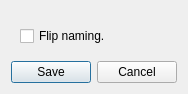
<?xml version="1.0" encoding="UTF-8"?>
<ui version="4.0">
 <class>NamingDialog</class>
 <widget class="QDialog" name="NamingDialog">
  <property name="geometry">
   <rect>
    <x>0</x>
    <y>0</y>
    <width>174</width>
    <height>88</height>
   </rect>
  </property>
  <property name="windowTitle">
   <string>Naming Options - Lightscreen</string>
  </property>
  <layout class="QVBoxLayout" name="verticalLayout">
   <item>
    <widget class="QWidget" name="container" native="true">
     <layout class="QVBoxLayout" name="verticalLayout_11">
      <property name="margin">
       <number>9</number>
      </property>
      <item>
       <widget class="QStackedWidget" name="stack">
        <property name="currentIndex">
         <number>1</number>
        </property>
        <widget class="QWidget" name="numericStackPage">
         <property name="sizePolicy">
          <sizepolicy hsizetype="Ignored" vsizetype="Ignored">
           <horstretch>0</horstretch>
           <verstretch>0</verstretch>
          </sizepolicy>
         </property>
         <layout class="QGridLayout" name="namePageLayout">
          <property name="margin">
           <number>0</number>
          </property>
          <item row="0" column="0">
           <widget class="QLabel" name="leadingZerosLabel">
            <property name="text">
             <string>Leading zeros:</string>
            </property>
           </widget>
          </item>
          <item row="0" column="1">
           <widget class="QSpinBox" name="leadingZerosSpinBox">
            <property name="buttonSymbols">
             <enum>QAbstractSpinBox::PlusMinus</enum>
            </property>
            <property name="suffix">
             <string notr="true"/>
            </property>
            <property name="minimum">
             <number>0</number>
            </property>
            <property name="maximum">
             <number>25</number>
            </property>
            <property name="value">
             <number>0</number>
            </property>
           </widget>
          </item>
          <item row="0" column="2">
           <spacer name="horizontalSpacer_2">
            <property name="orientation">
             <enum>Qt::Horizontal</enum>
            </property>
            <property name="sizeHint" stdset="0">
             <size>
              <width>40</width>
              <height>20</height>
             </size>
            </property>
           </spacer>
          </item>
         </layout>
        </widget>
        <widget class="QWidget" name="dateStackPage">
         <property name="sizePolicy">
          <sizepolicy hsizetype="Ignored" vsizetype="Ignored">
           <horstretch>0</horstretch>
           <verstretch>0</verstretch>
          </sizepolicy>
         </property>
         <layout class="QGridLayout" name="gridLayout_3">
          <property name="horizontalSpacing">
           <number>0</number>
          </property>
          <property name="margin">
           <number>0</number>
          </property>
          <item row="0" column="0">
           <widget class="QLabel" name="dateFormatLabel">
            <property name="text">
             <string>Date Format:</string>
            </property>
           </widget>
          </item>
          <item row="0" column="3">
           <spacer name="horizontalSpacer">
            <property name="orientation">
             <enum>Qt::Horizontal</enum>
            </property>
            <property name="sizeHint" stdset="0">
             <size>
              <width>1</width>
              <height>1</height>
             </size>
            </property>
           </spacer>
          </item>
          <item row="1" column="2">
           <widget class="QLabel" name="dateHelpLabel">
            <property name="font">
             <font>
              <pointsize>10</pointsize>
             </font>
            </property>
            <property name="styleSheet">
             <string notr="true">margin-left: 4px</string>
            </property>
            <property name="text">
             <string notr="true"> &lt;a href=&quot;http://lightscreen.sourceforge.net/help/date&quot;&gt;[?]&lt;/a&gt;</string>
            </property>
            <property name="alignment">
             <set>Qt::AlignCenter</set>
            </property>
           </widget>
          </item>
          <item row="1" column="0">
           <widget class="QComboBox" name="dateFormatComboBox">
            <property name="editable">
             <bool>true</bool>
            </property>
            <item>
             <property name="text">
              <string notr="true">yyyy-MM-dd</string>
             </property>
            </item>
            <item>
             <property name="text">
              <string notr="true">yyyy-MM-dd HH.mm.ss</string>
             </property>
            </item>
           </widget>
          </item>
         </layout>
        </widget>
        <widget class="QWidget" name="timestampStackPage">
         <property name="sizePolicy">
          <sizepolicy hsizetype="Ignored" vsizetype="Ignored">
           <horstretch>0</horstretch>
           <verstretch>0</verstretch>
          </sizepolicy>
         </property>
        </widget>
       </widget>
      </item>
      <item>
       <widget class="QCheckBox" name="flipNamingCheckBox">
        <property name="text">
         <string>Flip naming.</string>
        </property>
       </widget>
      </item>
     </layout>
    </widget>
   </item>
   <item>
    <widget class="QDialogButtonBox" name="buttonBox">
     <property name="orientation">
      <enum>Qt::Horizontal</enum>
     </property>
     <property name="standardButtons">
      <set>QDialogButtonBox::Cancel|QDialogButtonBox::Save</set>
     </property>
    </widget>
   </item>
  </layout>
 </widget>
 <resources/>
 <connections>
  <connection>
   <sender>buttonBox</sender>
   <signal>accepted()</signal>
   <receiver>NamingDialog</receiver>
   <slot>accept()</slot>
   <hints>
    <hint type="sourcelabel">
     <x>248</x>
     <y>254</y>
    </hint>
    <hint type="destinationlabel">
     <x>157</x>
     <y>274</y>
    </hint>
   </hints>
  </connection>
  <connection>
   <sender>buttonBox</sender>
   <signal>rejected()</signal>
   <receiver>NamingDialog</receiver>
   <slot>reject()</slot>
   <hints>
    <hint type="sourcelabel">
     <x>316</x>
     <y>260</y>
    </hint>
    <hint type="destinationlabel">
     <x>286</x>
     <y>274</y>
    </hint>
   </hints>
  </connection>
 </connections>
</ui>
